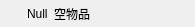
<?xml version="1.0" encoding="UTF-8"?>
<ui version="4.0">
 <class>TianLiQtCommon_PickedItemButton</class>
 <widget class="QPushButton" name="TianLiQtCommon_PickedItemButton">
  <property name="geometry">
   <rect>
    <x>0</x>
    <y>0</y>
    <width>195</width>
    <height>27</height>
   </rect>
  </property>
  <property name="minimumSize">
   <size>
    <width>195</width>
    <height>27</height>
   </size>
  </property>
  <property name="maximumSize">
   <size>
    <width>195</width>
    <height>27</height>
   </size>
  </property>
  <property name="windowTitle">
   <string>TianLiQtCommon_PickedItemButton</string>
  </property>
  <property name="styleSheet">
   <string notr="true">QPushButton{
background-image:url(:/TianLiQtCommon_PickedItemButton/resource/TianLiQtCommon_PickedItemButton/TianLiQtCommon_PickedItemButton_background.png);
border:none;
}
QPushButton:hover{
background-image:url(:/TianLiQtCommon_PickedItemButton/resource/TianLiQtCommon_PickedItemButton/TianLiQtCommon_PickedItemButton_background_hover.png);
}
QPushButton:checked{
background-image:url(:/TianLiQtCommon_PickedItemButton/resource/TianLiQtCommon_PickedItemButton/TianLiQtCommon_PickedItemButton_background_hover.png);
}</string>
  </property>
  <property name="checkable">
   <bool>true</bool>
  </property>
  <property name="checked">
   <bool>false</bool>
  </property>
  <property name="autoExclusive">
   <bool>false</bool>
  </property>
  <widget class="QLabel" name="label_Image">
   <property name="geometry">
    <rect>
     <x>27</x>
     <y>0</y>
     <width>27</width>
     <height>27</height>
    </rect>
   </property>
   <property name="text">
    <string>Null</string>
   </property>
  </widget>
  <widget class="QLabel" name="label_Title">
   <property name="geometry">
    <rect>
     <x>54</x>
     <y>0</y>
     <width>130</width>
     <height>27</height>
    </rect>
   </property>
   <property name="font">
    <font>
     <family>HYWenHei</family>
     <pointsize>-1</pointsize>
    </font>
   </property>
   <property name="styleSheet">
    <string notr="true">
font-size:12px;</string>
   </property>
   <property name="text">
    <string>空物品</string>
   </property>
  </widget>
 </widget>
 <layoutdefault spacing="6" margin="11"/>
 <resources>
  <include location="TianLiQtCommon_PickedItemButton.qrc"/>
 </resources>
 <connections/>
</ui>
